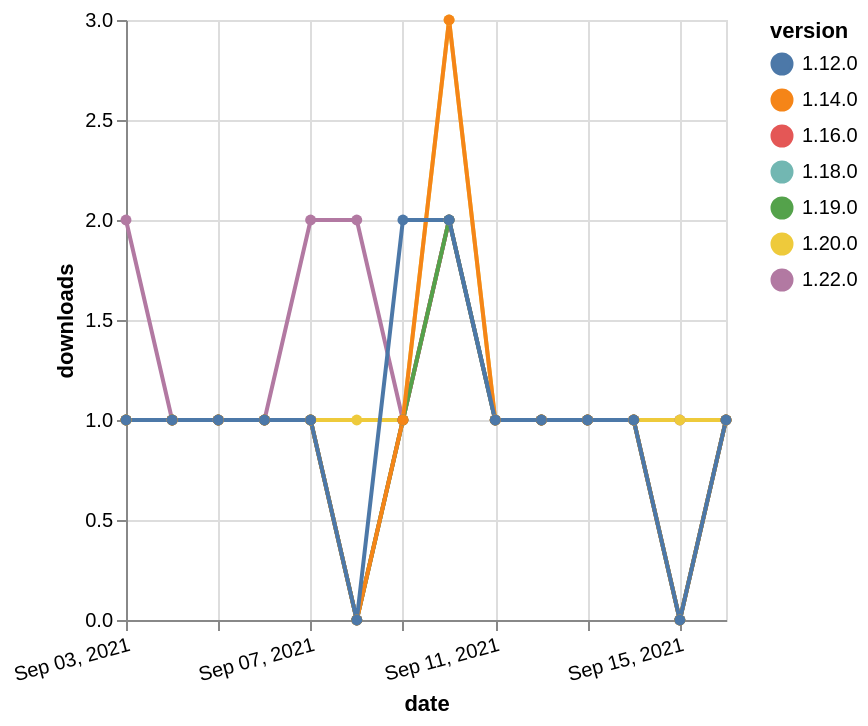

Here is the Vega-Lite specification saved for this chart:
### Vega-Lite specification from a JSON file in a GitHub repository (floating-point values rounded to 4 significant figures)
{"$schema": "https://vega.github.io/schema/vega-lite/v5.json", "description": "A simple bar chart with embedded data.", "data": {"values": [{"date": "2021-09-03", "total": 146, "delta": 1, "version": "1.18.0"}, {"date": "2021-09-04", "total": 147, "delta": 1, "version": "1.18.0"}, {"date": "2021-09-05", "total": 148, "delta": 1, "version": "1.18.0"}, {"date": "2021-09-06", "total": 149, "delta": 1, "version": "1.18.0"}, {"date": "2021-09-07", "total": 150, "delta": 1, "version": "1.18.0"}, {"date": "2021-09-08", "total": 150, "delta": 0, "version": "1.18.0"}, {"date": "2021-09-09", "total": 151, "delta": 1, "version": "1.18.0"}, {"date": "2021-09-10", "total": 153, "delta": 2, "version": "1.18.0"}, {"date": "2021-09-11", "total": 154, "delta": 1, "version": "1.18.0"}, {"date": "2021-09-12", "total": 155, "delta": 1, "version": "1.18.0"}, {"date": "2021-09-13", "total": 156, "delta": 1, "version": "1.18.0"}, {"date": "2021-09-14", "total": 157, "delta": 1, "version": "1.18.0"}, {"date": "2021-09-15", "total": 157, "delta": 0, "version": "1.18.0"}, {"date": "2021-09-16", "total": 158, "delta": 1, "version": "1.18.0"}, {"date": "2021-09-03", "total": 116, "delta": 2, "version": "1.22.0"}, {"date": "2021-09-04", "total": 117, "delta": 1, "version": "1.22.0"}, {"date": "2021-09-05", "total": 118, "delta": 1, "version": "1.22.0"}, {"date": "2021-09-06", "total": 119, "delta": 1, "version": "1.22.0"}, {"date": "2021-09-07", "total": 121, "delta": 2, "version": "1.22.0"}, {"date": "2021-09-08", "total": 123, "delta": 2, "version": "1.22.0"}, {"date": "2021-09-09", "total": 124, "delta": 1, "version": "1.22.0"}, {"date": "2021-09-10", "total": 126, "delta": 2, "version": "1.22.0"}, {"date": "2021-09-11", "total": 127, "delta": 1, "version": "1.22.0"}, {"date": "2021-09-12", "total": 128, "delta": 1, "version": "1.22.0"}, {"date": "2021-09-13", "total": 129, "delta": 1, "version": "1.22.0"}, {"date": "2021-09-14", "total": 130, "delta": 1, "version": "1.22.0"}, {"date": "2021-09-15", "total": 131, "delta": 1, "version": "1.22.0"}, {"date": "2021-09-16", "total": 132, "delta": 1, "version": "1.22.0"}, {"date": "2021-09-03", "total": 165, "delta": 1, "version": "1.20.0"}, {"date": "2021-09-04", "total": 166, "delta": 1, "version": "1.20.0"}, {"date": "2021-09-05", "total": 167, "delta": 1, "version": "1.20.0"}, {"date": "2021-09-06", "total": 168, "delta": 1, "version": "1.20.0"}, {"date": "2021-09-07", "total": 169, "delta": 1, "version": "1.20.0"}, {"date": "2021-09-08", "total": 170, "delta": 1, "version": "1.20.0"}, {"date": "2021-09-09", "total": 171, "delta": 1, "version": "1.20.0"}, {"date": "2021-09-10", "total": 174, "delta": 3, "version": "1.20.0"}, {"date": "2021-09-11", "total": 175, "delta": 1, "version": "1.20.0"}, {"date": "2021-09-12", "total": 176, "delta": 1, "version": "1.20.0"}, {"date": "2021-09-13", "total": 177, "delta": 1, "version": "1.20.0"}, {"date": "2021-09-14", "total": 178, "delta": 1, "version": "1.20.0"}, {"date": "2021-09-15", "total": 179, "delta": 1, "version": "1.20.0"}, {"date": "2021-09-16", "total": 180, "delta": 1, "version": "1.20.0"}, {"date": "2021-09-03", "total": 168, "delta": 1, "version": "1.16.0"}, {"date": "2021-09-04", "total": 169, "delta": 1, "version": "1.16.0"}, {"date": "2021-09-05", "total": 170, "delta": 1, "version": "1.16.0"}, {"date": "2021-09-06", "total": 171, "delta": 1, "version": "1.16.0"}, {"date": "2021-09-07", "total": 172, "delta": 1, "version": "1.16.0"}, {"date": "2021-09-08", "total": 172, "delta": 0, "version": "1.16.0"}, {"date": "2021-09-09", "total": 173, "delta": 1, "version": "1.16.0"}, {"date": "2021-09-10", "total": 175, "delta": 2, "version": "1.16.0"}, {"date": "2021-09-11", "total": 176, "delta": 1, "version": "1.16.0"}, {"date": "2021-09-12", "total": 177, "delta": 1, "version": "1.16.0"}, {"date": "2021-09-13", "total": 178, "delta": 1, "version": "1.16.0"}, {"date": "2021-09-14", "total": 179, "delta": 1, "version": "1.16.0"}, {"date": "2021-09-15", "total": 179, "delta": 0, "version": "1.16.0"}, {"date": "2021-09-16", "total": 180, "delta": 1, "version": "1.16.0"}, {"date": "2021-09-03", "total": 146, "delta": 1, "version": "1.19.0"}, {"date": "2021-09-04", "total": 147, "delta": 1, "version": "1.19.0"}, {"date": "2021-09-05", "total": 148, "delta": 1, "version": "1.19.0"}, {"date": "2021-09-06", "total": 149, "delta": 1, "version": "1.19.0"}, {"date": "2021-09-07", "total": 150, "delta": 1, "version": "1.19.0"}, {"date": "2021-09-08", "total": 150, "delta": 0, "version": "1.19.0"}, {"date": "2021-09-09", "total": 151, "delta": 1, "version": "1.19.0"}, {"date": "2021-09-10", "total": 153, "delta": 2, "version": "1.19.0"}, {"date": "2021-09-11", "total": 154, "delta": 1, "version": "1.19.0"}, {"date": "2021-09-12", "total": 155, "delta": 1, "version": "1.19.0"}, {"date": "2021-09-13", "total": 156, "delta": 1, "version": "1.19.0"}, {"date": "2021-09-14", "total": 157, "delta": 1, "version": "1.19.0"}, {"date": "2021-09-15", "total": 157, "delta": 0, "version": "1.19.0"}, {"date": "2021-09-16", "total": 158, "delta": 1, "version": "1.19.0"}, {"date": "2021-09-03", "total": 285, "delta": 1, "version": "1.14.0"}, {"date": "2021-09-04", "total": 286, "delta": 1, "version": "1.14.0"}, {"date": "2021-09-05", "total": 287, "delta": 1, "version": "1.14.0"}, {"date": "2021-09-06", "total": 288, "delta": 1, "version": "1.14.0"}, {"date": "2021-09-07", "total": 289, "delta": 1, "version": "1.14.0"}, {"date": "2021-09-08", "total": 289, "delta": 0, "version": "1.14.0"}, {"date": "2021-09-09", "total": 290, "delta": 1, "version": "1.14.0"}, {"date": "2021-09-10", "total": 293, "delta": 3, "version": "1.14.0"}, {"date": "2021-09-11", "total": 294, "delta": 1, "version": "1.14.0"}, {"date": "2021-09-12", "total": 295, "delta": 1, "version": "1.14.0"}, {"date": "2021-09-13", "total": 296, "delta": 1, "version": "1.14.0"}, {"date": "2021-09-14", "total": 297, "delta": 1, "version": "1.14.0"}, {"date": "2021-09-15", "total": 297, "delta": 0, "version": "1.14.0"}, {"date": "2021-09-16", "total": 298, "delta": 1, "version": "1.14.0"}, {"date": "2021-09-03", "total": 220, "delta": 1, "version": "1.12.0"}, {"date": "2021-09-04", "total": 221, "delta": 1, "version": "1.12.0"}, {"date": "2021-09-05", "total": 222, "delta": 1, "version": "1.12.0"}, {"date": "2021-09-06", "total": 223, "delta": 1, "version": "1.12.0"}, {"date": "2021-09-07", "total": 224, "delta": 1, "version": "1.12.0"}, {"date": "2021-09-08", "total": 224, "delta": 0, "version": "1.12.0"}, {"date": "2021-09-09", "total": 226, "delta": 2, "version": "1.12.0"}, {"date": "2021-09-10", "total": 228, "delta": 2, "version": "1.12.0"}, {"date": "2021-09-11", "total": 229, "delta": 1, "version": "1.12.0"}, {"date": "2021-09-12", "total": 230, "delta": 1, "version": "1.12.0"}, {"date": "2021-09-13", "total": 231, "delta": 1, "version": "1.12.0"}, {"date": "2021-09-14", "total": 232, "delta": 1, "version": "1.12.0"}, {"date": "2021-09-15", "total": 232, "delta": 0, "version": "1.12.0"}, {"date": "2021-09-16", "total": 233, "delta": 1, "version": "1.12.0"}]}, "width": "container", "mark": {"type": "line", "point": {"filled": true}}, "encoding": {"x": {"field": "date", "type": "temporal", "timeUnit": "yearmonthdate", "title": "date", "axis": {"labelAngle": -15}}, "y": {"field": "delta", "type": "quantitative", "title": "downloads"}, "color": {"field": "version", "type": "nominal"}, "tooltip": {"field": "delta"}}}
